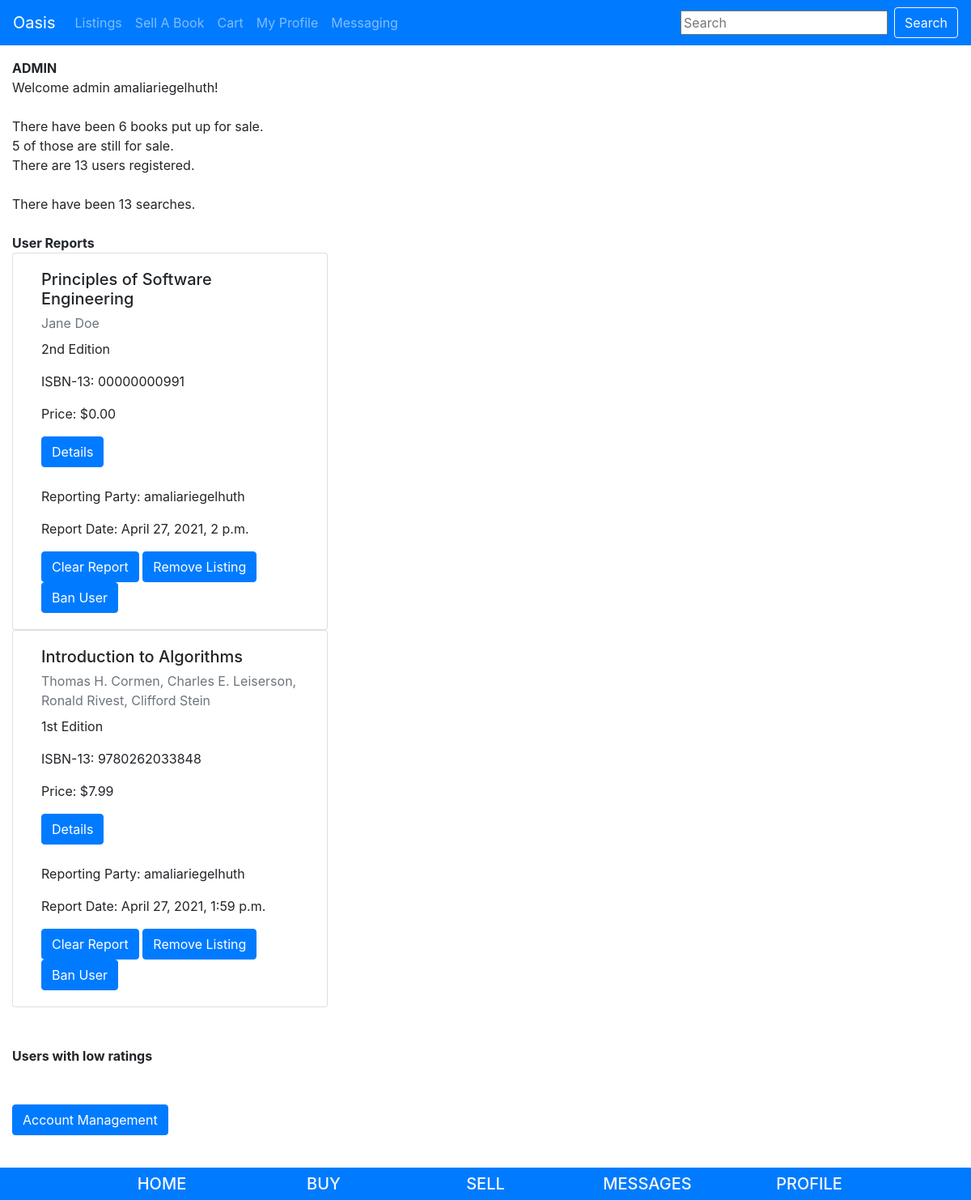
The app's page /pages/admin/ (signed in), older data.
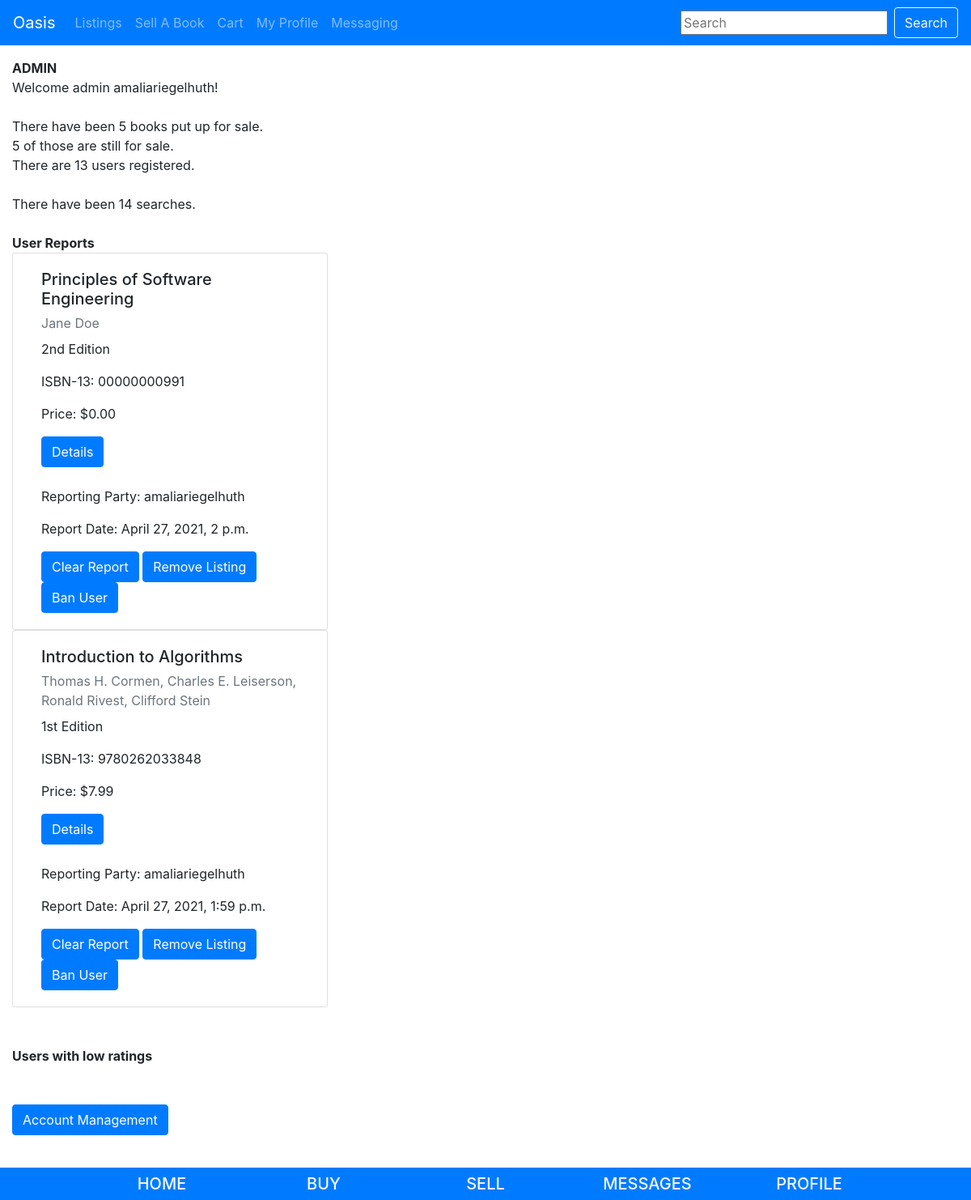
The same page, newer data.
### pages/models.py (models this page shows)
class NumSearch(models.Model):
    count = models.IntegerField(default=0)

### pages/views.py (the view)
# urls.py: path('admin/', admin.site.urls),
def admin(request):
    num_books = Book.objects.all().count()
    num_listings = Listing.objects.all().count()
    listings = Listing.objects.all()
    item = []
    item = listings.exclude(report = None)
    vars = {
        'num_books':num_books,
		'num_listings':num_listings,
		'num_users':User.objects.all().count(),
        'report':item,
        'searches':NumSearch.objects.all(),
    }
    return render(request, 'admin_view.html', context=vars)

### cart/context_processors.py (called while the page is built)
def cart(request):
     return {'cart': Cart(request)}

### pages/models.py (called while the page is built)
    def get_absolute_url(self):
        return reverse('listings-detail', args=[str(self.id)])

### pages/templates/admin_view.html (shortened to what this page needs)
{% extends 'base.html' %}
{%block content%}
{% if user.is_admin or user.is_superuser %}
	<strong>ADMIN</strong>
	<br/>
	Welcome admin {{user.username}}!
	<br/>
	<br/>
	There have been {{ num_books }} books put up for sale.
	<br/>
	{{num_listings}} of those are still for sale.
	<br/>
	There are {{num_users}} users registered.
	<br/>
	<br/>
	{% for num in searches %}
		There have been {{num.count}} searches.
	{% endfor %}
	<br/>
	<br/>
	<strong>User Reports</strong>
	<br/>
	{% for object in report %}
		<div class="card col-sm-4 rounded">
			<div class="card-body">
				<h5 class="card-title"> {{ object.book.title }}</h5>
				<p class="card-subtitle mb-2 text-muted"> {{ object.book.author }}</p>
				<p class="card-text">{{ object.book.edition }} Edition</p>
				<p class="card-text">ISBN-13: {{ object.book.isbn }}</p>
				<p class="card-text">Price: ${{ object.price}}</p>
				<a href="{{ object.get_absolute_url }}" class="btn btn-primary">Details</a>
				<br/>
				<br/>
				<p class="card-text">Reporting Party: {{object.report.sent_by}}</p>
				<p class="card-text">Report Date: {{object.report.date_reported}}</p>
				<a href="{% url 'clearlisting' object.id %}" class="btn btn-primary">Clear Report</a>
				<a href="{% url 'removelisting' object.id %}" class="btn btn-primary">Remove Listing</a>
				<a href="{% url 'ban_user' object.user.id object.user.id %}" class="btn btn-primary">Ban User</a>
			</div>
		</div>
	{% endfor %}
	<br/>
	<br/>
	<strong>Users with low ratings</strong>
	<br/>
	<br/>
	<br/>
	<a class="btn btn-primary" href="{% url 'admin:index' %}">Account Management</a>
	<br/>
	<br/>
{% endif %}
{%endblock%}

Row changes from the older to the newer data that the page shows:
changed NumSearch: count "13" → "14"
Text that changed along with them:
{{ num_books }}: "6" → "5"
